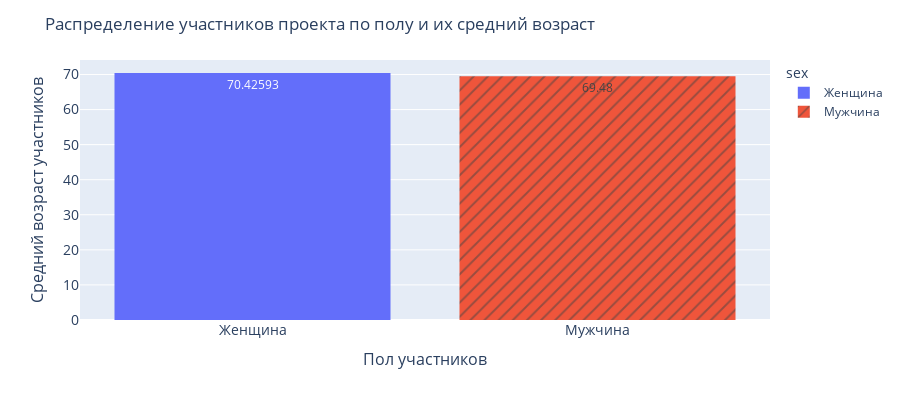

Notebook code cell kept with this figure:
### Code cell
fig = px.histogram(df1, 
                   x="sex", 
                   y="age",
                   color='sex',
                   pattern_shape="sex",
                   histfunc="avg",
                   text_auto=True,
                   height=400)
fig.update_layout(title_text='Распределение участников проекта по полу и их средний возраст',
                  xaxis_tickfont_size=14, 
                  yaxis=dict(
                      title='Средний возраст участников', 
                      titlefont_size=16,
                      tickfont_size=14),
                  xaxis=dict(
                      title='Пол участников',
                      titlefont_size=16,
                      tickfont_size=14),
                 )
fig.show()

### Figure 1 — Plotly figure (JSON) as saved in the notebook; plotly's stock layout.template omitted (floating-point values rounded to 4 significant figures)
{"data": [{"alignmentgroup": "True", "bingroup": "x", "histfunc": "avg", "hovertemplate": "sex=%{x}<br>avg of age=%{y}<extra></extra>", "legendgroup": "Женщина", "marker": {"color": "#636efa", "pattern": {"shape": ""}}, "name": "Женщина", "offsetgroup": "Женщина", "orientation": "v", "showlegend": true, "texttemplate": "%{value}", "type": "histogram", "x": ["Женщина", "Женщина", "Женщина", "Женщина", "Женщина", "Женщина", "Женщина", "Женщина", "Женщина", "Женщина", "Женщина", "Женщина", "Женщина", "Женщина", "Женщина", "Женщина", "Женщина", "Женщина", "Женщина", "Женщина", "Женщина", "Женщина", "Женщина", "Женщина", "Женщина", "Женщина", "Женщина", "Женщина", "Женщина", "Женщина", "Женщина", "Женщина", "Женщина", "Женщина", "Женщина", "Женщина", "Женщина", "Женщина", "Женщина", "Женщина", "Женщина", "Женщина", "Женщина", "Женщина", "Женщина", "Женщина", "Женщина", "Женщина", "Женщина", "Женщина", "Женщина", "Женщина", "Женщина", "Женщина"], "xaxis": "x", "y": [42, 43, 46, 47, 48, 49, 50, 51, 52, 53, 54, 55, 56, 57, 58, 59, 60, 61, 62, 63, 64, 65, 66, 67, 68, 69, 70, 71, 72, 73, 74, 75, 76, 77, 78, 79, 80, 81, 82, 83, 84, 85, 86, 87, 88, 89, 90, 91, 92, 93, 94, 95, 96, 97], "yaxis": "y"}, {"alignmentgroup": "True", "bingroup": "x", "histfunc": "avg", "hovertemplate": "sex=%{x}<br>avg of age=%{y}<extra></extra>", "legendgroup": "Мужчина", "marker": {"color": "#EF553B", "pattern": {"shape": "/"}}, "name": "Мужчина", "offsetgroup": "Мужчина", "orientation": "v", "showlegend": true, "texttemplate": "%{value}", "type": "histogram", "x": ["Мужчина", "Мужчина", "Мужчина", "Мужчина", "Мужчина", "Мужчина", "Мужчина", "Мужчина", "Мужчина", "Мужчина", "Мужчина", "Мужчина", "Мужчина", "Мужчина", "Мужчина", "Мужчина", "Мужчина", "Мужчина", "Мужчина", "Мужчина", "Мужчина", "Мужчина", "Мужчина", "Мужчина", "Мужчина", "Мужчина", "Мужчина", "Мужчина", "Мужчина", "Мужчина", "Мужчина", "Мужчина", "Мужчина", "Мужчина", "Мужчина", "Мужчина", "Мужчина", "Мужчина", "Мужчина", "Мужчина", "Мужчина", "Мужчина", "Мужчина", "Мужчина", "Мужчина", "Мужчина", "Мужчина", "Мужчина", "Мужчина", "Мужчина"], "xaxis": "x", "y": [42, 46, 47, 48, 49, 50, 51, 52, 53, 54, 55, 56, 57, 58, 59, 60, 61, 62, 63, 64, 65, 66, 67, 68, 69, 70, 71, 72, 73, 74, 75, 76, 77, 78, 79, 80, 81, 82, 83, 84, 85, 86, 87, 88, 89, 90, 91, 92, 93, 96], "yaxis": "y"}], "layout": {"barmode": "relative", "height": 400, "legend": {"title": {"text": "sex"}, "tracegroupgap": 0}, "margin": {"t": 60}, "title": {"text": "Распределение участников проекта по полу и их средний возраст"}, "xaxis": {"anchor": "y", "categoryarray": ["Женщина", "Мужчина"], "categoryorder": "array", "domain": [0, 1], "tickfont": {"size": 14}, "title": {"font": {"size": 16}, "text": "Пол участников"}}, "yaxis": {"anchor": "x", "domain": [0, 1], "tickfont": {"size": 14}, "title": {"font": {"size": 16}, "text": "Средний возраст участников"}}}}
